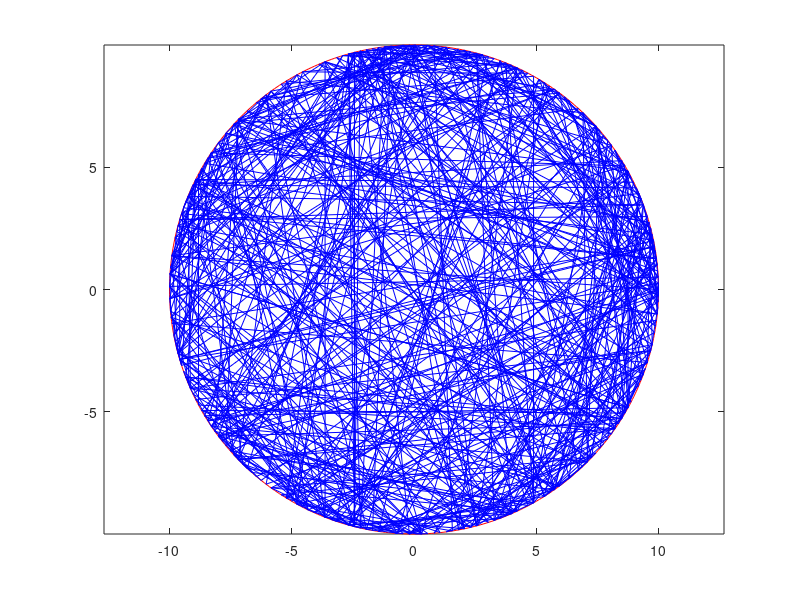

Recreate this plot in MATLAB.
%Script that randomly joins points on a circle
%Written by Jonathan De Sousa
%Date: 19-06-2019

%clear workspace and screen
clc
clear
close all

%Plot circle
theta=linspace(0,2*pi,500);
X=10*cos(theta);
Y=10*sin(theta);
plot(X,Y,'r-')
hold on

theta=linspace(0,2*pi,250);
X=10*cos(theta);
Y=10*sin(theta);

var=ceil(250*rand(1));

x1=X(var);
y1=Y(var);

for i=1:500
    var=ceil(250*rand(1));
    x=X(var);
    y=Y(var);
    plot([x;x1],[y;y1],'b-')
    axis equal
    x1=x;
    y1=y;
    hold on
    pause(0.01)
end
    
hold off

